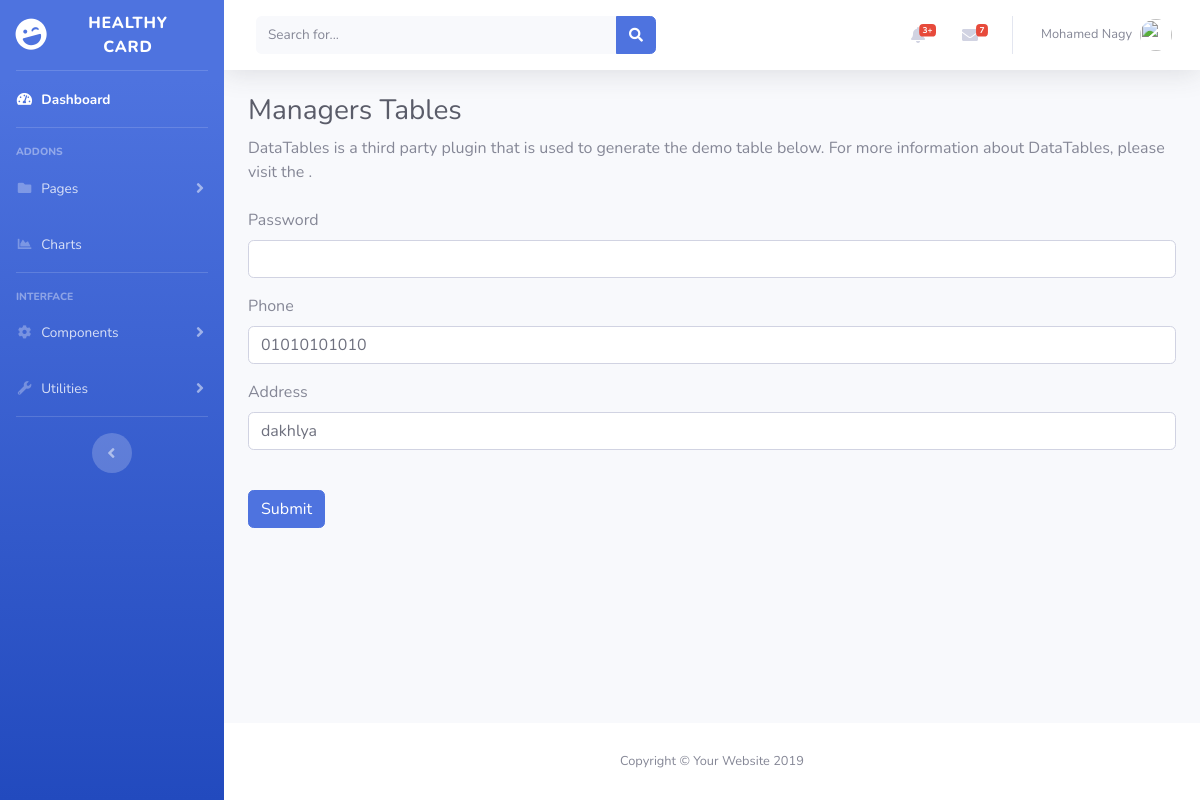
Screenshot of /admin/manager.php?action=edite&id=13 (signed in) with the database file from the repository.
### tables this page shows
CREATE TABLE `uner` (
  `id` int(11) NOT NULL,
  `username` varchar(255) NOT NULL,
  `email` varchar(255) NOT NULL,
  `password` varchar(255) NOT NULL,
  `priv` int(11) NOT NULL
);

CREATE TABLE `managers` (
  `id` int(11) NOT NULL,
  `username` varchar(255) NOT NULL,
  `email` varchar(255) NOT NULL,
  `password` varchar(255) NOT NULL,
  `phone` varchar(100) NOT NULL,
  `address` varchar(255) NOT NULL,
  `hospital_name_id` int(11) NOT NULL,
  `priv` int(11) NOT NULL
);

### admin/design/manager/editeManagerForm.php (the view, shortened to what this page needs)
<?php
require "functions/connect.php";
$id     =   $_GET['id'];
$select =   "SELECT * FROM managers WHERE id = $id";
$query  =   $conn -> query($select);
$manager    =   $query -> fetch_assoc();
?>
<form method="post" action="functions/manager/editemanager.php">
    <div class="form-group">
    <label for="exampleInputEmail1">Password</label>
    <input type="password" name="password"  class="form-control" id="exampleInputEmail1"required>
  </div>
  <div class="form-group">
    <label for="exampleInputEmail1"> Phone</label>
    <input type="text" name="phone" value="<?= $manager['phone'] ?>" class="form-control" id="exampleInputEmail1" required>
  </div>
  <div class="form-group">
    <label for="exampleInputEmail1">Address</label>
    <input type="text" name="address" value="<?= $manager['address'] ?>" class="form-control" id="exampleInputEmail1" required>
  </div>
<br>
  <button type="submit" class="btn btn-primary">Submit</button>
</form>

### admin/includes/header.php (shortened to what this page needs)
<nav class="navbar navbar-expand navbar-light bg-white topbar mb-4 static-top shadow">
<form class="d-none d-sm-inline-block form-inline mr-auto ml-md-3 my-2 my-md-0 mw-100 navbar-search">
  <div class="input-group">
    <input type="text" class="form-control bg-light border-0 small" placeholder="Search for..." aria-label="Search" aria-describedby="basic-addon2">
    <div class="input-group-append">
      <button class="btn btn-primary" type="button">
        <i class="fas fa-search fa-sm"></i>
      </button>
    </div>
  </div>
</form>
<ul class="navbar-nav ml-auto">
  <li class="nav-item dropdown no-arrow mx-1">
    <a class="nav-link dropdown-toggle" href="#" id="alertsDropdown" role="button" data-toggle="dropdown" aria-haspopup="true" aria-expanded="false">
      <i class="fas fa-bell fa-fw"></i>
      <span class="badge badge-danger badge-counter">3+</span>
    </a>
  </li>
  <li class="nav-item dropdown no-arrow mx-1">
    <a class="nav-link dropdown-toggle" href="#" id="messagesDropdown" role="button" data-toggle="dropdown" aria-haspopup="true" aria-expanded="false">
      <i class="fas fa-envelope fa-fw"></i>
      <span class="badge badge-danger badge-counter">7</span>
    </a>
  </li>
  <?php
  $nam  = $_SESSION['name'];
  $id  = $_SESSION['login'];
   require_once "functions/connect.php";
   $sel  = "SELECT * FROM $nam  WHERE  id = $id";
   $query = $conn -> query($sel);
   $name  = $query -> fetch_assoc();
  ?>
  <li class="nav-item dropdown no-arrow">
    <a class="nav-link dropdown-toggle" href="#" id="userDropdown" role="button" data-toggle="dropdown" aria-haspopup="true" aria-expanded="false">
      <span class="mr-2 d-none d-lg-inline text-gray-600 small"><?php echo @$name['username'] ?></span>
      <img class="img-profile rounded-circle" src="https://source.unsplash.com/QAB-WJcbgJk/60x60">
    </a>
  </li>
</ul>
</nav>

### rows the page displays
uner: username "Mohamed Nagy"
managers: phone "01010101010", address "dakhlya"
